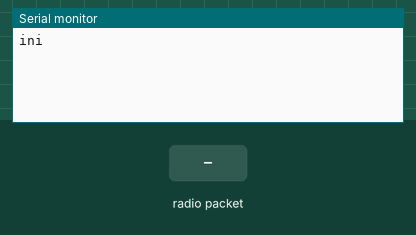
This sketch was run on a simulated Arduino Uno, built with avr-gcc and run on an emulated ATmega328P. On the bench: the last lines printed to the serial monitor. Inputs (shaded band) come from the test bench. No radio packets arrive unless stated.

Above: at 1.2 s.
1.3 s: radio packet "1" arrives
At 1.9 s:
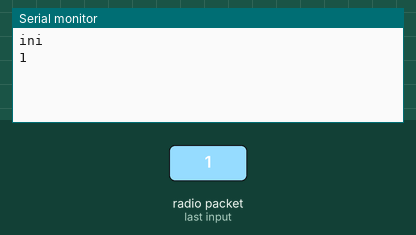
2.8 s: radio packet "0" arrives
At 4.0 s:
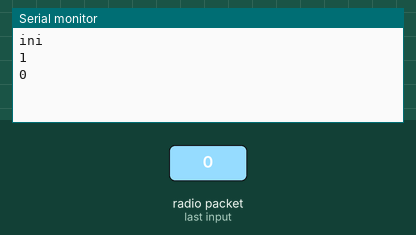
4.3 s: radio packet "2" arrives
At 5.4 s:
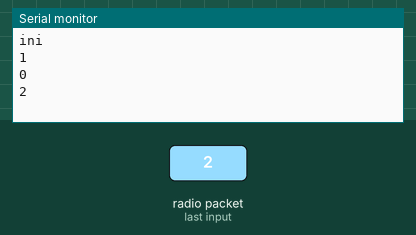

The sketch:

receptor.ino
```cpp
/* Comunicacion inalambrica con NRF24L01 Arduino
Ejemplo 1 – Programa para el Receptor
Libreria:
TMRh20/RF24 https://github.com/tmrh20/RF24/ */

/* Debemos incluir la libreria SPI basica y
la libreria RF24 que ya hemos instalado */
#include <SPI.h>
#include <RF24.h>

/* Crear un objeto RF24 al que llamaremos
“radio”. Los dos argumentos que se utilizan
en la funcion son los numeros de pin que
vamos a usar para CS y CE. */
RF24 radio(8, 7); // CE, CSN

/* Creamos una matriz de bytes que represente la
direccion con la que se reconoceran entre si los
dos modulos. Podemos cambiar el valor de esta
direccion a cualquier conjunto de 5 letras y/o
numeros. Esta direccion permite elegir con que
receptor vamos a comunicarnos. En nuestro caso,
usaremos la misma direccion tanto en el receptor
como en el transmisor. */
const byte identificacion[6] = "00001";

void setup() {
  Serial.begin(9600); // Iniciamos la comunicacion serie hacia el Monitor Serie en la PC

/* En la sección de configuracion debemos
inicializar el objeto “radio” */
  radio.begin();

/* En el receptor establecemos la misma direccion
que en el transmisor usando la funcion
radio.setReadingPipe() y asi queda habilitada
la comunicacion entre los dos modulos. */
  radio.openReadingPipe(0, identificacion);

/* Configuramos el nivel del amplificador de potencia,
usando la funcion radio.setPALevel(). Mientras
estemos a este nivel de prueba, es decir prototipos
sobre la mesa de trabajo, lo establecemos al minimo,
ya que los modulos estaran cerca el uno del otro.
Si se utiliza un nivel mas alto, se recomienda
utilizar capacitores de filtro entre las entradas
GND y 3,3 V de los mdulos para que su voltaje se
mantenga mas estable durante el funcionamiento. */
  radio.setPALevel(RF24_PA_MIN);

/* La funcion radio.startListening() establece al
modulo como receptor. */
  radio.startListening();

  Serial.println("ini");
}

void loop() {
  if (radio.available()) {
  char texto[32] = "";
/* Creamos una matriz de caracteres donde recibir el
mensaje */

  radio.read(&texto, sizeof(texto)); // Esperamos que llegue algo por RF desde el módulo
/* El símbolo “&” delante del nombre de la variable
establece un indicador que señala a la variable que
contiene los datos que queremos enviar y, con el
segundo argumento, establecemos la cantidad de bytes
que se van a usar de esa variable. En este caso, la
funcion sizeof() nos devolvera la cantidad total de
los bytes de la cadena "texto". */
String txt = texto;
txt.trim();
if (txt!= "") Serial.println(txt);
/* Enviamos lo que hemos recibido al Monitor
Serie en la PC */
 }
}
```

Measured:
- after the input at 1.3 s, the serial monitor: prints a new line at once (image 1)
- after the input at 2.8 s, the serial monitor: prints a new line at once (image 2)
- after the input at 4.3 s, the serial monitor: prints a new line at once (image 3)
